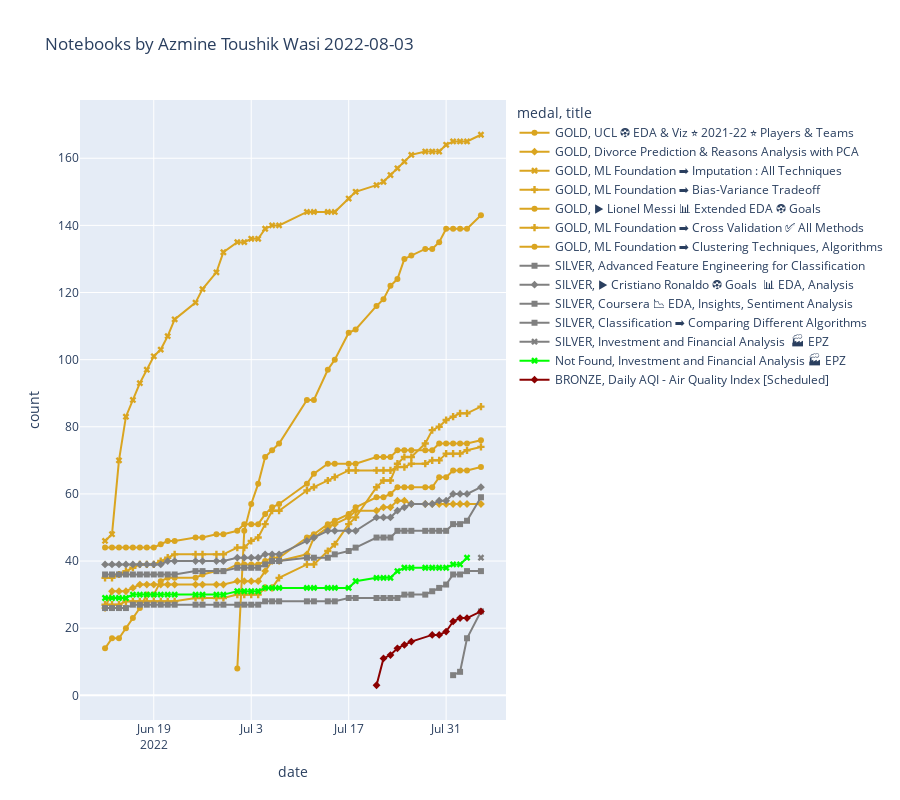

The code cell stored with this chart in its notebook:
### Code cell
color_map = {
    'GOLD': 'goldenrod',
    'SILVER': 'gray',
    'BRONZE': 'darkred',
    'N/A': '#333',
    'Not Found' : 'lime'
}
px.line(
    df_d,
    x='date',
    y='count',
    title=f'Notebooks by {df.author_displayName.get(0)} '+str(links[-2][25:35]),
    log_x=False,
    log_y=False,
    symbol='title',
    markers=True,
    #width=800, 
    height=800,
    color='medal',
    color_discrete_map=color_map,
    hover_name='title')
